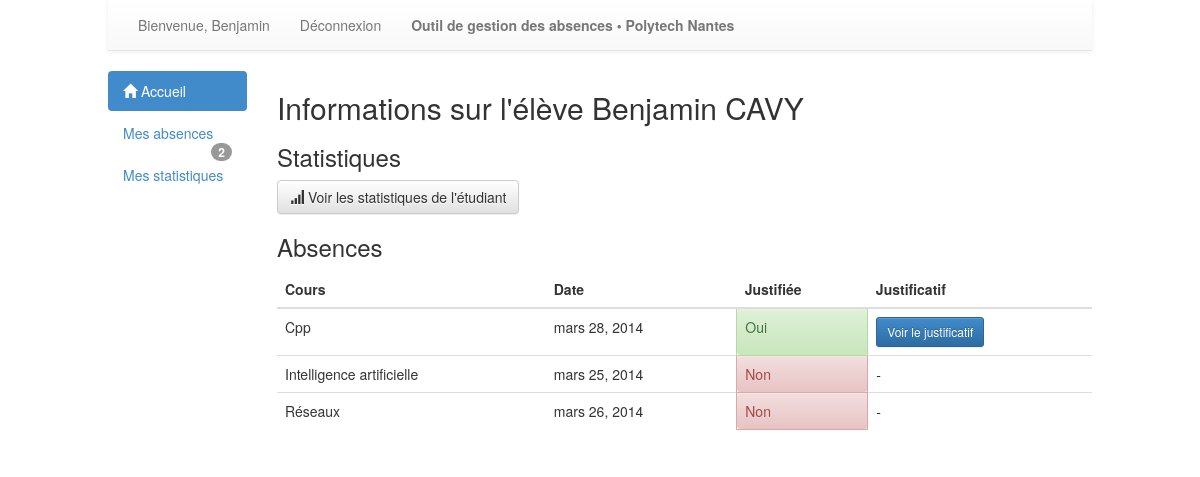
/absences/mesabsences/ (signed in), run on the app's committed database.
### absences/models.py (models this page shows, shortened)
class Utilisateur(models.Model):
	user = models.OneToOneField(User)

class Absence (models.Model):
	etudiant = models.ForeignKey(Etudiant)
	cours = models.ForeignKey(Cours)
	justifie = models.BooleanField(default=False)
	justificatif = models.ForeignKey(Justificatif, null=True,blank=True)

class Cours (models.Model):
	dateDebut = models.DateTimeField(auto_now = False, auto_now_add = False)
	dateFin = models.DateTimeField(auto_now = False, auto_now_add = False)
	saisieEffectuee = models.BooleanField(default = False)
	matiere = models.ForeignKey(Matiere)
	donne_a = models.ManyToManyField(Groupe, related_name='donne_a')
	donne_par = models.ManyToManyField(Enseignant, related_name = 'donne_par')
	def __unicode__(self):
		return self.matiere.intitule

class Matiere (models.Model):
	intitule = models.CharField(max_length = 200)

### absences/views.py (the view)
@login_required
def mesAbsences(request):
	return infosEleve(request)

### absences/context_processor.py (called while the page is built)
def getNombres (request):
	nb = {}
	nb['absences'] = 0
	nb['nonSaisis'] = 0
	try:
		etudiant = Etudiant.objects.get(user=request.user)
		nb['absences'] = Absence.objects.filter(etudiant = etudiant, justifie = False).count()
	except:
		nb['absences'] = 0
		try:
			enseignant = Enseignant.objects.get(user=request.user)
			cours = Cours.objects.filter(donne_par = enseignant, saisieEffectuee = False, dateFin__lte = datetime.now())
			nb['nonSaisis'] = cours.count()
		except:
			nb['nonSaisis'] = 0
	return {'nb':nb}

def determinerGroupe(request):
	groupeUtilisateur = {}
	groupeUtilisateur['etudiant'] = None
	groupeUtilisateur['secretaire'] = None
	groupeUtilisateur['enseignant'] = None
	try:
		groupes = request.user.groups.all()
		for groupe in groupes:
			if groupe.name == 'Etudiants':
				groupeUtilisateur['etudiant'] = Etudiant.objects.get(user=request.user.id)
			elif groupe.name == 'Secretaires':
				groupeUtilisateur['secretaire'] = Secretaire.objects.get(user=request.user.id)
			elif groupe.name == 'Enseignants':
				groupeUtilisateur['enseignant'] = Enseignant.objects.get(user=request.user.id)
	except:
		groupeUtilisateur['etudiant'] = None
		groupeUtilisateur['secretaire'] = None
		groupeUtilisateur['enseignant'] = None
	return {'groupeUtilisateur':groupeUtilisateur}

### absences/views.py (called while the page is built)
@login_required
def infosEleve(request, idEleve = 0):
	if idEleve != 0:
		eleve = get_object_or_404(Etudiant, id=idEleve)
	else:
		eleve = get_object_or_404(Etudiant, user=request.user.id)
	absences = Absence.objects.filter(etudiant=eleve)
	return render(request, 'absences/infosEleve.html', {'eleve': eleve, 'absences':absences, 'own':True})

### absences/templates/absences/infosEleve.html (shortened to what this page needs)
{% extends 'general.html' %}
{%block content %}
	{% if eleve %}
		<h2>Informations sur l'élève {{eleve.user.first_name}} {{eleve.user.last_name}}</h2>
		<h3>Statistiques</h3>
		<a href="{% url 'absences:statistiquesEtudiant' eleve.id %}">
			<button type="button" class="btn btn-default">
			<span class="glyphicon glyphicon-signal"></span>
			Voir les statistiques de l'étudiant
			</button>
		</a>
		<h3>Absences</h3>
			{% if absences %}
				<table class="table table-hover">
				<thead>
					<tr>
						<th>Cours</th>
						<th>Date</th>
						<th>Justifiée</th>
						<th>Justificatif</th>
					</tr>
				</thead>
				<tbody>
					{% for abs in absences %}
						<tr>
							<td>{{abs.cours}}</td>
							<td>{{abs.cours.dateDebut.date}}</td>
							{% if abs.justifie %}
								<td class="alert alert-success">Oui</td>
							{% else %}
								<td class="alert alert-danger">Non</td>
							{% endif %}
							<td>
							{% if not abs.justifie %}
								{% if perms.absences.add_justificatif %}
									<a href="{% url 'absences:ajouteJustificatif' abs.id 'infosEleve' eleve.id %}" class="btn btn-primary btn-sm" role="button">Ajouter un justificatif</a></td>
								{% else %}
									-
								{%endif%}
							{% else %}
								<a href="#" class="btn btn-primary btn-sm" data-toggle="modal" data-target="#justificatifPopup" role="button" onclick="remplirPopupJustificatif({{abs.id}});">Voir le justificatif</a></td>
							{% endif %}
							</td>
						</tr>
					{% endfor %}
				</tbody>
			</table>
			{% else %}
				<p>Pas d'absences pour cet élève</p>
			{% endif %}
	{% else %}
		<p>Cet élève n'existe pas !</p>
	{% endif %}
{%endblock %}

### templates/general.html (shortened to what this page needs)
<!DOCTYPE html>
	<head>
		{% load staticfiles %}
		<link rel="stylesheet" type="text/css" href="{% static 'css/style.css' %}" />
		<link rel="stylesheet" type="text/css" href="{% static 'css/bootstrap.min.css' %}" />
		<link rel="stylesheet" type="text/css" href="{% static 'css/bootstrap-theme.min.css' %}" />
		<link rel="stylesheet" type="text/css" href="{% static 'css/jquery.simple-dtpicker.css' %}" />
	</head>
	<body>
	<div id="content">
		<nav class="navbar navbar-default navbar-static-top" role="navigation">
			<div class="container-fluid">
				<div class="collapse navbar-collapse" id="bs-example-navbar-collapse-1">
					<ul class="nav navbar-nav">
						{% if user.is_authenticated %}
						<li><a href="">Bienvenue, {{user.first_name}}</a></li>
						{% else %}
						<li><a href="">Bienvenue !</a></li>
						{% endif %}
						{% if user.is_authenticated %}
						<li><a href="{% url 'absences:deconnexion' %}" title="Deconnexion">Déconnexion</a></li>
						{% else %}
						<li><a href="{% url 'absences:connexion' %}" title="Connexion" style="font-weight:bold;">Connexion</a></li>
						{% endif %}
						<li><a href="#" style="font-weight:bold;">Outil de gestion des absences &bull; Polytech Nantes</a></li>
					</ul>
				</div>
			</div>
		</nav>
		<div class="row">
			<div class="col-md-2">
				<ul class="nav nav-pills nav-stacked">
				  	<li class="active"><a href="{% url 'absences:index' %}"><span class="glyphicon glyphicon-home"></span> Accueil</a></li>
					{% if groupeUtilisateur.etudiant %}
						<li><a href="{% url 'absences:mesAbsences' %}">Mes absences <span class="badge pull-right">{{nb.absences}}</span></a></li>
						<li><a href="{% url 'absences:mesStatistiques' %}">Mes statistiques</a></li>
					{% endif %}
				</ul>
			</div>
	 		<div class="col-md-10">
				{% block content %}	{% endblock %}
	 		</div>
		</div>
	</div>
	</body>
</html>

### static/css/style.css (style rules this page uses)
#content { width:82%; margin:auto; }

### data on the page
Utilisateur: user.first_name "Benjamin", user.last_name "CAVY"
Absence: cours "Cpp", cours.dateDebut "mars 28, 2014", justifie "Oui"
Absence: cours "Intelligence artificielle", cours.dateDebut "mars 25, 2014", justifie "Non"
Absence: cours "Réseaux", cours.dateDebut "mars 26, 2014", justifie "Non"

### other printed values
{{ user.first_name }} "Benjamin"
{{ nb.absences }} "2"
